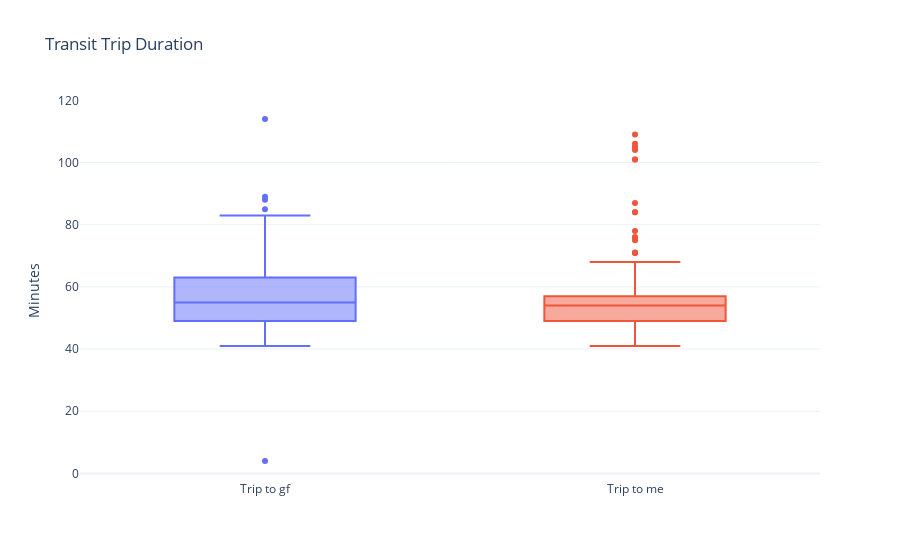

Notebook code cell kept with this figure:
### Markdown cell above
## Visualizations

### Code cell
fig = go.Figure()

for trip in trips_dfs:
    
    fig.add_trace(go.Box(
        y = trip.trip_duration,
        name = trip.trip_direction_text.values[0],
#         boxpoints = 'all',
#         jitter = 0.3
    )
    )

fig.update_layout(
    title = 'Transit Trip Duration',
    yaxis_title = 'Minutes',
    template = 'plotly_white',
    showlegend = False
)
fig.show()

### Figure 1 — Plotly figure (JSON) as saved in the notebook; plotly's stock layout.template omitted (floating-point values rounded to 4 significant figures; data arrays with more than 128 entries replaced by an {"elided": "..."} marker saying what was removed)
{"data": [{"name": "Trip to gf", "type": "box", "y": {"elided": "802 int values"}}, {"name": "Trip to me", "type": "box", "y": {"elided": "802 int values"}}], "layout": {"showlegend": false, "title": {"text": "Transit Trip Duration"}, "yaxis": {"title": {"text": "Minutes"}}}}
